Frame 1 (no input): blank canvas, image omitted
Frame 60 (the mouse pressed at the canvas centre just before this capture): blank canvas, image omitted
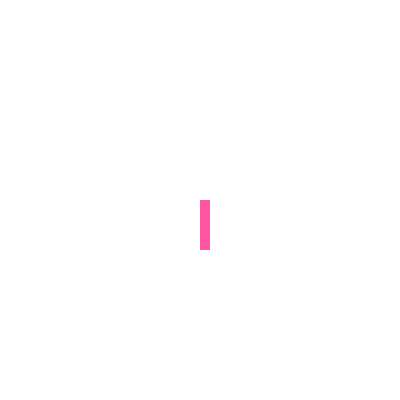
Frame 120 (the mouse held since frame 60 and released just before this capture)

The Processing sketch whose frames 1 and 60 were blank and that drew this single picture after the mouse press (run headless with seeded random() and noise(); from frame 60 on, the mouse is pressed at the canvas centre):

// Processing sketch: processing_2486
// ── processing_2486.pde

/* 
 
Cindy Ng 
June 14,2009 
cindy.ng@cindysng.com
rainbow
 
*/ 

boolean isDrawing = false; 
void setup() { 
   
  size(400,400); 
  background(255); 
  smooth(); 
   
}; 
 
void draw(){ 
   
  if (isDrawing){ 
     
  noStroke();
  fill(random (50,350), random (50,350),random(50,230) ); 
  rect(mouseX,mouseY,10,50); 
  
 
  } 
}; 
 
void mousePressed(){ 
  isDrawing = !isDrawing; 
}; 

void keyPressed() {  
  background(random(150,255));  
 
}; 
